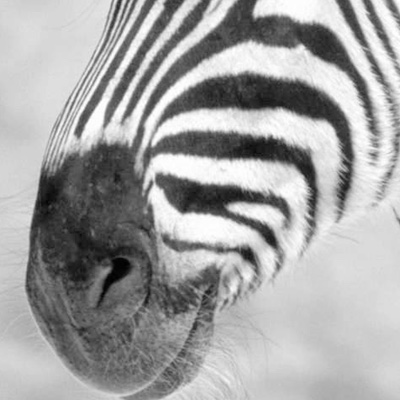
#> input picture ProblemSet2/initial_images/zebra.jpg, 400 x 400 px
$ python ProblemSetTwo1.py   (older library calls are emulated)
#> lines starting #> are read from the running program, lines starting #| are printed output that depends on the picture
import cv2
import numpy as np
import matplotlib.pyplot as plt
from scipy import misc
from scipy import ndimage

# Problem 1: Gaussian Blurring and Discrete Fourier Transformations

## Image 1: Zebra

### Read in the image
zebra = misc.imread('initial_images/zebra.jpg',flatten=1)
#> zebra: shape (400, 400) float32; min 0, max 255, mean 163
### Apply ndimage's built-in gaussian filter
z_blur = ndimage.gaussian_filter(zebra,10)
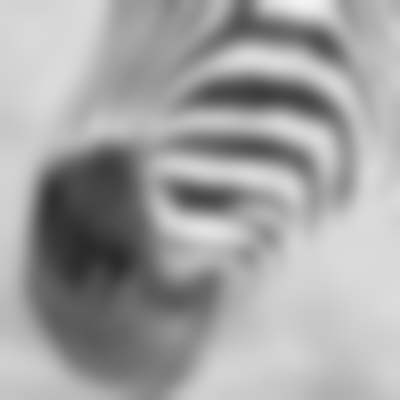
#> z_blur: shape (400, 400) float32; min 42.17, max 243.6, mean 163
### Save Result
cv2.imwrite('generated_images/zebra_blur.jpg', z_blur)

### Use numpy's 2D fast fourier transform
z_fft = np.fft.fft2(zebra)
### Shift zero frequency to the center of the Fourier spectrum
z_fft = np.fft.fftshift(z_fft)
### Calculate the magnitude
z_magnitude = np.log(np.abs(z_fft))
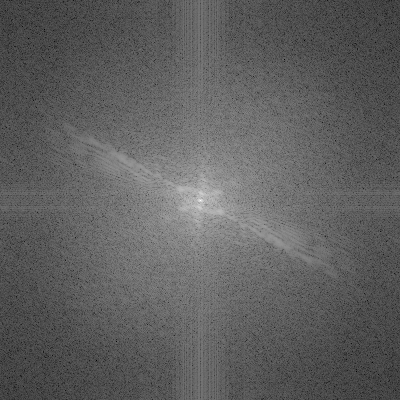
#> z_magnitude: shape (400, 400) float64; min 0.85, max 17.08, mean 6.94; drawn with min black and max white
### Save Result, multiplying spectrum image by 20 for visibility
cv2.imwrite('generated_images/zebra_fft.jpg', z_magnitude*20)
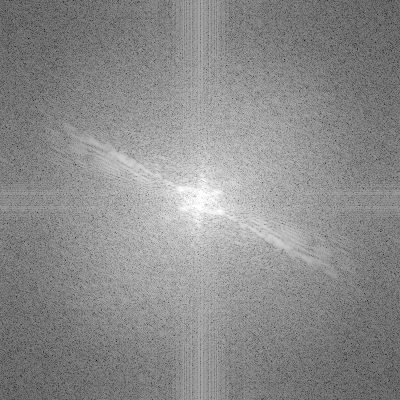
#> saved as zebra_fft.jpg: shape (400, 400); min 17, max 255, mean 138.8

## Image 2: Cheetah

### Read in the image
cheetah = misc.imread('initial_images/cheetah.jpg',flatten=1)
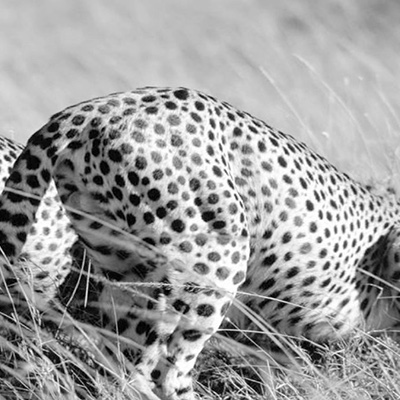
#> input picture ProblemSet2/initial_images/cheetah.jpg, 400 x 400 px
#> cheetah: shape (400, 400) float32; min 0, max 255, mean 159.1
### Apply ndimage's built-in gaussian filter
c_blur = ndimage.gaussian_filter(cheetah,10)
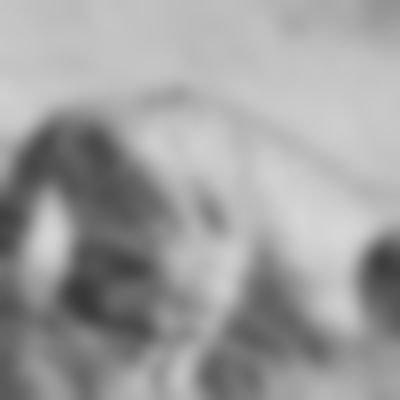
#> c_blur: shape (400, 400) float32; min 56.18, max 214.8, mean 159.1
### Save Result
cv2.imwrite('generated_images/cheetah_blur.jpg', c_blur)

### Use numpy's 2D fast fourier transform
c_fft = np.fft.fft2(cheetah)
### Shift zero frequency to the center of the Fourier spectrum
c_fft = np.fft.fftshift(c_fft)
### Calculate the magnitude
c_magnitude = np.log(np.abs(c_fft))
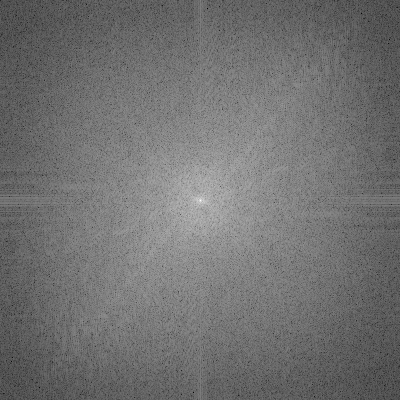
#> c_magnitude: shape (400, 400) float64; min 0.739, max 17.05, mean 8; drawn with min black and max white
### Save Result, multiplying spectrum image by 20 for visibility
cv2.imwrite('generated_images/cheetah_fft.jpg', c_magnitude*20)
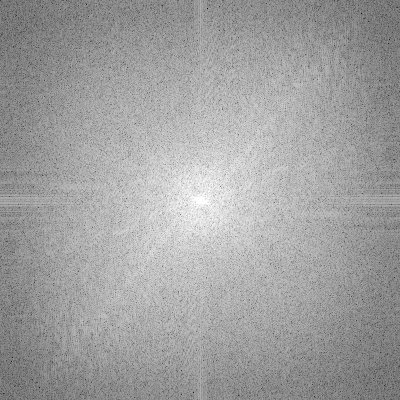
#> saved as cheetah_fft.jpg: shape (400, 400); min 15, max 255, mean 160.1

## Display results as titled images in 2 row and 3 column grid
plt.subplot(231),plt.imshow(zebra, cmap = 'gray')
plt.title('Zebra (Original)'), plt.xticks([]), plt.yticks([])
plt.subplot(232),plt.imshow(z_blur, cmap = 'gray')
plt.title('Zebra (Blur)'), plt.xticks([]), plt.yticks([])
plt.subplot(233),plt.imshow(z_magnitude, cmap = 'gray')
plt.title('Zebra (DFT)'), plt.xticks([]), plt.yticks([])
plt.subplot(234),plt.imshow(cheetah, cmap = 'gray')
plt.title('Cheetah (Original)'), plt.xticks([]), plt.yticks([])
plt.subplot(235),plt.imshow(c_blur, cmap = 'gray')
plt.title('Cheetah (Blur)'), plt.xticks([]), plt.yticks([])
plt.subplot(236),plt.imshow(c_magnitude, cmap = 'gray')
plt.title('Cheetah (DFT)'), plt.xticks([]), plt.yticks([])
plt.show()
